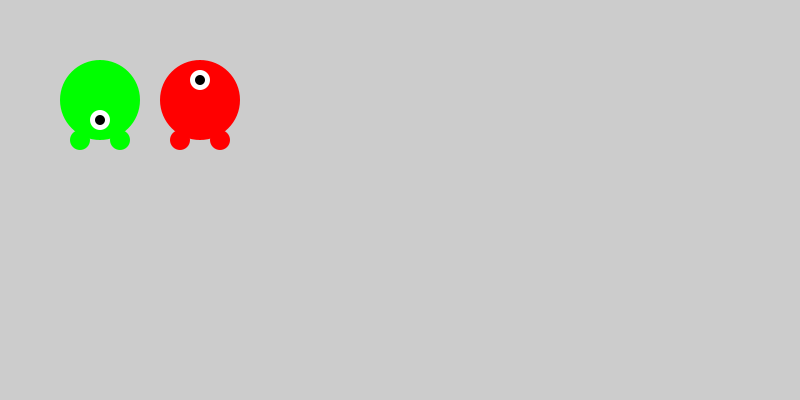
Frame 1 (no input)
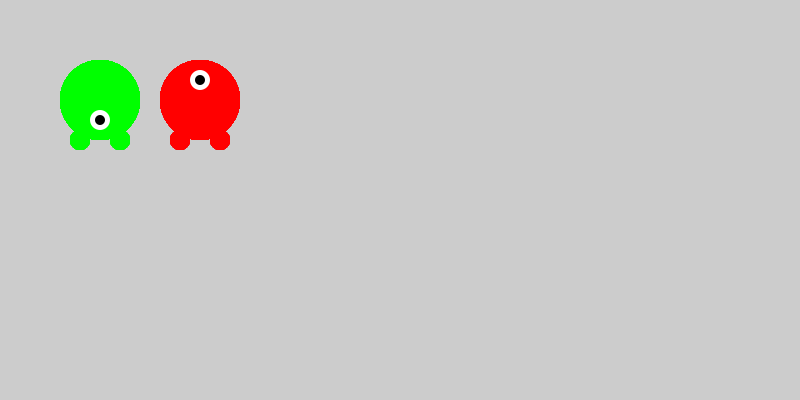
Frame 60 (the mouse pressed at the canvas centre just before this capture)
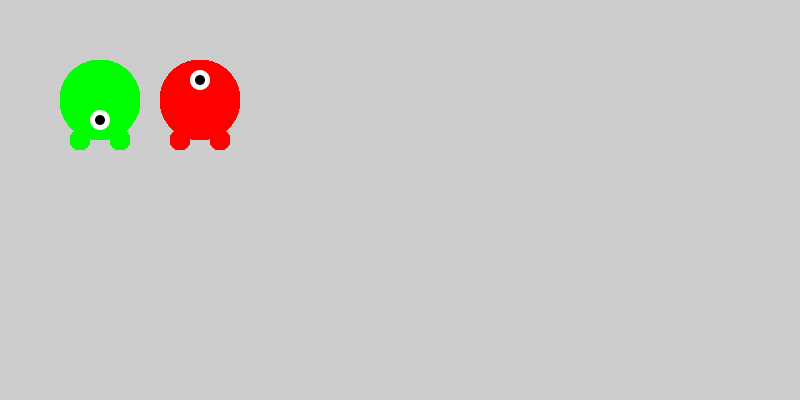
Frame 120 (the mouse held since frame 60 and released just before this capture)

The Processing sketch that drew these frames (run headless with seeded random() and noise(); from frame 60 on, the mouse is pressed at the canvas centre):

// Processing sketch: processing_79417
// ── processing_79417.pde

// modificar cosas distintas para cada persoanje
//una funcion para acada personaje y 4 variables para cada uno


void setup () {
  size(800,400);
  
}

void draw () {
  
  smooth();
  personaje1(80,20,255,0);
  personaje2(100,0,100,140);
  
}



void personaje1 (int sizecuerpo, int sizepatas, color c, color k ) {

pushMatrix();
noStroke();
fill(0,255,0);
ellipse(100,100,sizecuerpo,sizecuerpo);
ellipse(80,140,sizepatas,sizepatas);
ellipse(120,140,sizepatas,sizepatas);

fill(c);
ellipse(100,120,20,20);

fill (k);
ellipse(100,120,10,10);



popMatrix();


}



void personaje2 (int x, int y, int distanciaojo, int distanciapatas) {

pushMatrix();
translate(x,y);
noStroke();
fill(255,0,0);
ellipse(100,100,80,80);
ellipse(80,distanciapatas,20,20);
ellipse(120,distanciapatas,20,20);

fill(255);
ellipse(distanciaojo,80,20,20);

fill (0);
ellipse(distanciaojo,80,10,10);



popMatrix();


}
